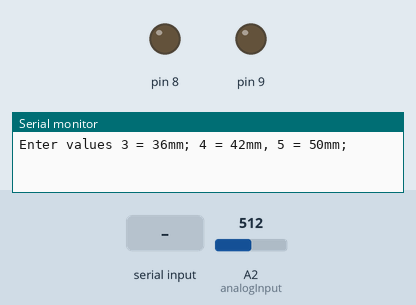
Simulated run of this sketch. Board: Arduino Uno, built with avr-gcc and run on an emulated ATmega328P. Parts: output pins drawn as LEDs (lit = HIGH), the last lines printed to the serial monitor. The test bench sets the inputs (shaded band); at power-on: A2 (analogInput) = 512.

Above: at 1.2 s.
1.3 s: "3" received over Serial
At 2.0 s:
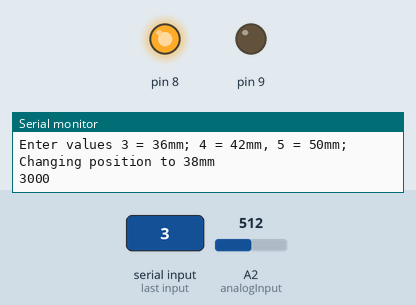
2.8 s: "4" received over Serial
At 8.9 s:
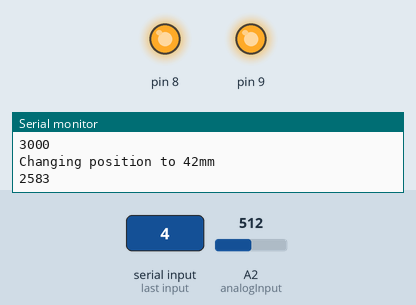
Timing chart, 0 to 10.4 s (numbered marks = the images above; inputs shaded):
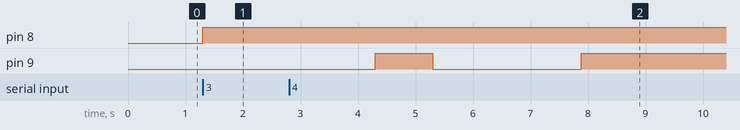

Measured:
- after the input at 1.3 s, pin 8: LOW → HIGH at once

The sketch:

Actuator_Keyboard_input_3_positions.ino
```cpp
//delay(4164); Time required for full extraction!
//8 = IN1; 9 = IN2
//Extending:  digitalWrite(8,LOW); digitalWrite(9,HIGH);
//Contracting:  digitalWrite(8,HIGH); digitalWrite(9,LOW);
//0.8V to 4.2V maps to 0 to 50mm

//Throttle Voltage monitoring
int analogInput = A2; //throttle input
float Vout = 0.00;
float Vin = 0.00;
float R1 = 420.00;
float R2 = 270.00;
int val = 0;
int pos;
float caseposition=0;
int timel;

void setup() {
  pinMode(analogInput, INPUT);
  pinMode(8, OUTPUT);
  pinMode(9, OUTPUT);
  Serial.begin(9600);
  Serial.println("Enter values 3 = 36mm; 4 = 42mm, 5 = 50mm;");
}
void contract() {
  digitalWrite(8,HIGH);
  digitalWrite(9,LOW);
}
void extend() {
  digitalWrite(8,LOW);
  digitalWrite(9,HIGH);
}

void nopower() {
  digitalWrite(8, HIGH);
  digitalWrite(9, HIGH);
}
void loop() {

  val = analogRead(analogInput); // reads the analog input
  Vout = (val * 4.95) / 1024.00;
  Vin = Vout / (R2/(R1+R2));
  pos = map(Vin, 3.36, 4.25, 38, 50);
  //Serial.print(pos); Serial.println(" mm");
  if (Serial.available() > 0) {
    int iB = Serial.read();
    switch (iB) {
      case 51:
        caseposition = 38;
        Serial.println("Changing position to 38mm");
        if(pos>30) {
          timel = ((pos - caseposition)/12)*1000;
          Serial.println(timel);
          contract();
          delay(timel);
          nopower();
          delay(1000);
         }
        else {
          timel = -((pos - caseposition)/12)*1000;
          Serial.println(timel);
          extend();
          delay(timel);
          nopower();
          delay(1000);
         }
        break;
      case 52:
        caseposition = 43;
        Serial.println("Changing position to 42mm");
        if(pos>40) {
          timel = ((pos - caseposition)/12)*1000;
          Serial.println(timel);
          contract();
          delay(timel);
          nopower();
          delay(1000);
         }
        else {
          timel = -((pos - caseposition)/12)*1000;
          Serial.println(timel);
          extend();
          delay(timel);
          nopower();
          delay(1000);
         }
        break;
      case 53:
        caseposition = 50;
        Serial.println("Changing position to 50mm");
        if(pos>50) {
          timel = ((pos - caseposition)/12)*1000;
          Serial.println(timel);
          contract();
          delay(timel);
          nopower();
          delay(1000);
         }
        else {
          timel = -((pos - caseposition)/12)*1000;
          Serial.println(timel);
          extend();
         }
        break;
    }
  }
}
```
